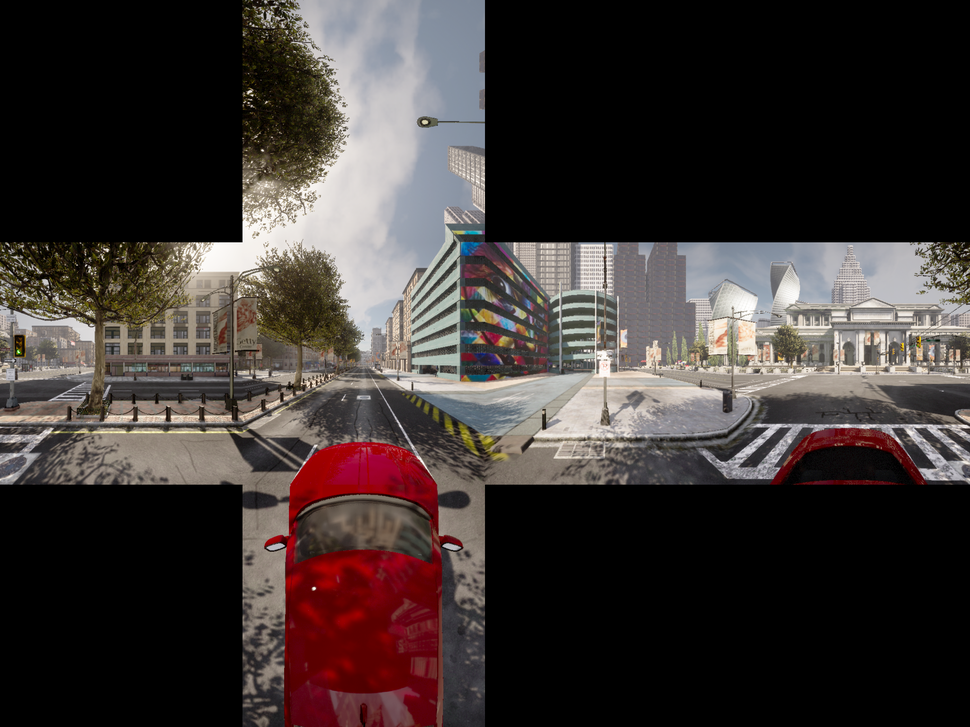
//> input picture cpp/test_image.png, 970 x 727 px, shrunk from 2048 x 1536 before the run
$ ./main   (built with g++ and OpenCV 4)
//> lines starting //> are read from the running program, lines starting //| are printed output that depends on the picture
#include <iostream>
#include <cmath>
#include <opencv2/opencv.hpp>

int main() {
    cv::Mat image = cv::imread("../test_image.png");
//> image is the input picture: 727 rows x 970 cols, CV_8UC3; mean B, G, R 52, 53.9, 61.6
    int height = image.rows / 3;
//> height = 242
    int width = image.cols / 4;
//> width = 242
    float c_x_p = width / 2.0f;
//> c_x_p = 121
    float c_y_p = height / 2.0f;
//> c_y_p = 121
    cv::Mat fisheye = cv::Mat::zeros(cv::Size{width, height}, CV_8UC3);
    std::vector<cv::Mat> cube_maps;
    cube_maps.emplace_back(image(cv::Rect(0*width, 1*height, width, height))); // left
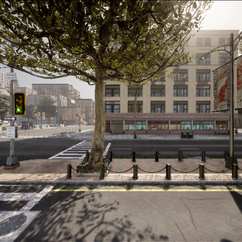
//> cube_maps[0]: 242 rows x 242 cols, CV_8UC3; mean B, G, R 89.8, 101.3, 109.9
    cube_maps.emplace_back(image(cv::Rect(1*width, 1*height, width, height))); // front
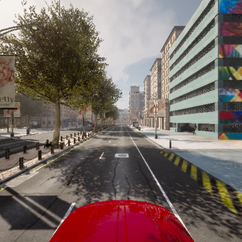
//> cube_maps[1]: 242 rows x 242 cols, CV_8UC3; mean B, G, R 99.3, 104.5, 120.8
    cube_maps.emplace_back(image(cv::Rect(2*width, 1*height, width, height))); // right
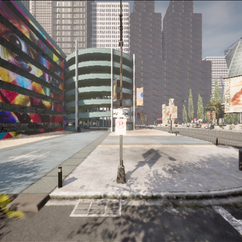
//> cube_maps[2]: 242 rows x 242 cols, CV_8UC3; mean B, G, R 126.4, 130, 135.9
    cube_maps.emplace_back(image(cv::Rect(3*width, 1*height, width, height))); // back
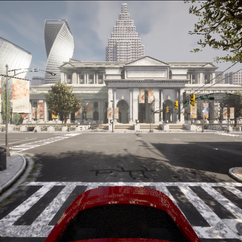
//> cube_maps[3]: 242 rows x 242 cols, CV_8UC3; mean B, G, R 120.9, 122.9, 130
    cube_maps.emplace_back(image(cv::Rect(1*width, 0*height, width, height))); // up
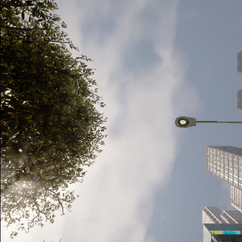
//> cube_maps[4]: 242 rows x 242 cols, CV_8UC3; mean B, G, R 143.2, 143.7, 144.1
    cube_maps.emplace_back(image(cv::Rect(1*width, 2*height, width, height))); // bottom
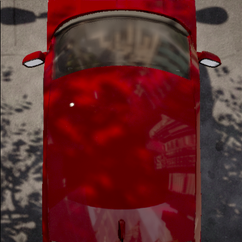
//> cube_maps[5]: 242 rows x 242 cols, CV_8UC3; mean B, G, R 44.2, 44, 98.2

    // [4 lines of commented-out code are left out]

    for (int iy = 0; iy < fisheye.rows; iy++) {
        for (int ix = 0; ix < fisheye.cols; ix ++) {
            // step 1: pixel -> world coord
            float x = ((ix - c_x_p)/static_cast<float>(width))*2.0f;
            float y = ((iy - c_y_p)/static_cast<float>(height))*2.0f;
            float r = std::sqrt((x*x) + (y*y));
            if (r > 1.0f) {
                continue;
            }
            // step 2: get incident ray
            float z = std::sqrt(1 - (x*x) - (y*y));

            // step 3: find max axis
            std::vector<float> axis{x, y, z};
            float max_value = -1.0;
            float max_idx = -1;
            for (int i = 0; i < axis.size(); ++i) {
                if (std::abs(axis[i]) > max_value) {
                    max_value = std::abs(axis[i]);
                    max_idx = i;
                }
            }
            float ma = -1.0;
            float sc = -1.0;
            float tc = -1.0;
            int cube_idx = -1;
            // step 4: find ma
            if (max_idx == 0 && axis[max_idx] >= 0) { // +rx
                sc = -z;
                tc = -y;
                ma = std::abs(x);
                cube_idx = 2; // right
            } else if (max_idx == 0 && axis[max_idx] < 0) { // -rx
                sc = z;
                tc = -y;
                ma = std::abs(x);
                cube_idx = 0; // left
            } else if (max_idx == 1 && axis[max_idx] >= 0) { // +ry
                sc = x;
                tc = z;
                ma = std::abs(y);
                cube_idx = 5; // bottom
            } else if (max_idx == 1 && axis[max_idx] < 0) { // -ry
                sc = x;
                tc = -z;
                ma = std::abs(y);
                cube_idx = 4; // up
            } else if (max_idx == 2 && axis[max_idx] >= 0) { // +rz
                sc = x;
                tc = -y;
                ma = std::abs(z);
                cube_idx = 1; // front
            } else if (max_idx == 2 && axis[max_idx] < 0) { // -rz
                sc = -x;
                tc = -y;
                ma = std::abs(z);
                cube_idx = 3; // back
            }

            // step 5: find pixel
            float s = (sc/ma + 1)/2.0f;
            float t = (tc/ma + 1)/2.0f;

            int u = static_cast<int>(s*static_cast<float>(width));
            int v = static_cast<int>((1.0f-t)*static_cast<float>(height));

            fisheye.at<cv::Vec3b>(iy, ix)[0] = cube_maps[cube_idx].at<cv::Vec3b>(v, u)[0];
            fisheye.at<cv::Vec3b>(iy, ix)[1] = cube_maps[cube_idx].at<cv::Vec3b>(v, u)[1];
            fisheye.at<cv::Vec3b>(iy, ix)[2] = cube_maps[cube_idx].at<cv::Vec3b>(v, u)[2];
        }
    }
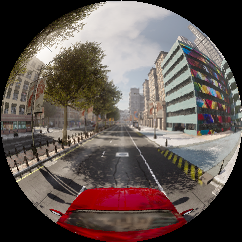
//> fisheye: 242 rows x 242 cols, CV_8UC3; mean B, G, R 82.3, 86.8, 98.7
    cv::imshow("Fisheye Image", fisheye);
    cv::imwrite("./fisheye.png", fisheye);
    cv::waitKey(0);

    return 0;
}
